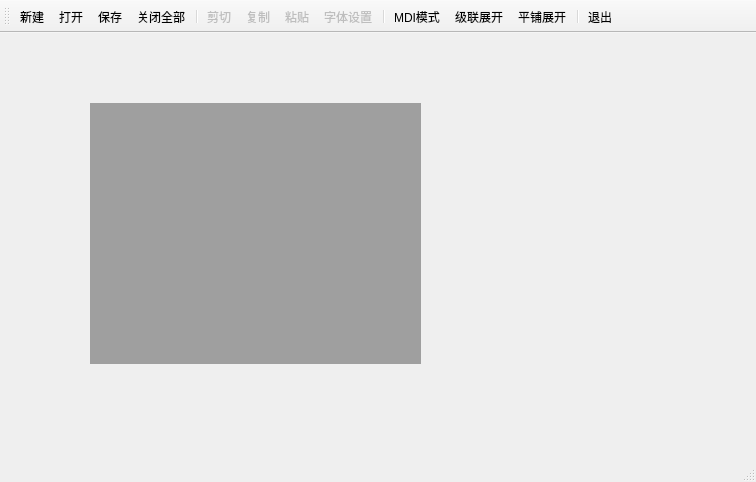
<?xml version="1.0" encoding="UTF-8"?>
<ui version="4.0">
 <class>MainWindow</class>
 <widget class="QMainWindow" name="MainWindow">
  <property name="geometry">
   <rect>
    <x>0</x>
    <y>0</y>
    <width>756</width>
    <height>482</height>
   </rect>
  </property>
  <property name="windowTitle">
   <string>MainWindow</string>
  </property>
  <widget class="QWidget" name="centralwidget">
   <widget class="QMdiArea" name="mdiArea">
    <property name="geometry">
     <rect>
      <x>90</x>
      <y>70</y>
      <width>331</width>
      <height>261</height>
     </rect>
    </property>
   </widget>
  </widget>
  <widget class="QStatusBar" name="statusbar"/>
  <widget class="QToolBar" name="toolBar">
   <property name="windowTitle">
    <string>toolBar</string>
   </property>
   <attribute name="toolBarArea">
    <enum>TopToolBarArea</enum>
   </attribute>
   <attribute name="toolBarBreak">
    <bool>false</bool>
   </attribute>
   <addaction name="action_new"/>
   <addaction name="action_open"/>
   <addaction name="action_save"/>
   <addaction name="action_closeAll"/>
   <addaction name="separator"/>
   <addaction name="action_cut"/>
   <addaction name="action_copy"/>
   <addaction name="action_paste"/>
   <addaction name="action_setFont"/>
   <addaction name="separator"/>
   <addaction name="actionMDI"/>
   <addaction name="action_cascade"/>
   <addaction name="action_tile"/>
   <addaction name="separator"/>
   <addaction name="action_quit"/>
  </widget>
  <action name="action_new">
   <property name="text">
    <string>新建</string>
   </property>
   <property name="toolTip">
    <string>新建</string>
   </property>
   <property name="menuRole">
    <enum>QAction::NoRole</enum>
   </property>
  </action>
  <action name="action_open">
   <property name="text">
    <string>打开</string>
   </property>
   <property name="toolTip">
    <string>打开</string>
   </property>
   <property name="menuRole">
    <enum>QAction::NoRole</enum>
   </property>
  </action>
  <action name="action_save">
   <property name="text">
    <string>保存</string>
   </property>
   <property name="toolTip">
    <string>保存</string>
   </property>
   <property name="menuRole">
    <enum>QAction::NoRole</enum>
   </property>
  </action>
  <action name="action_closeAll">
   <property name="text">
    <string>关闭全部</string>
   </property>
   <property name="menuRole">
    <enum>QAction::NoRole</enum>
   </property>
  </action>
  <action name="action_cut">
   <property name="enabled">
    <bool>false</bool>
   </property>
   <property name="text">
    <string>剪切</string>
   </property>
   <property name="menuRole">
    <enum>QAction::NoRole</enum>
   </property>
  </action>
  <action name="action_copy">
   <property name="enabled">
    <bool>false</bool>
   </property>
   <property name="text">
    <string>复制</string>
   </property>
   <property name="menuRole">
    <enum>QAction::NoRole</enum>
   </property>
  </action>
  <action name="action_paste">
   <property name="enabled">
    <bool>false</bool>
   </property>
   <property name="text">
    <string>粘贴</string>
   </property>
   <property name="menuRole">
    <enum>QAction::NoRole</enum>
   </property>
  </action>
  <action name="action_setFont">
   <property name="enabled">
    <bool>false</bool>
   </property>
   <property name="text">
    <string>字体设置</string>
   </property>
   <property name="menuRole">
    <enum>QAction::NoRole</enum>
   </property>
  </action>
  <action name="actionMDI">
   <property name="checkable">
    <bool>true</bool>
   </property>
   <property name="text">
    <string>MDI模式</string>
   </property>
   <property name="menuRole">
    <enum>QAction::NoRole</enum>
   </property>
  </action>
  <action name="action_cascade">
   <property name="text">
    <string>级联展开</string>
   </property>
   <property name="menuRole">
    <enum>QAction::NoRole</enum>
   </property>
  </action>
  <action name="action_tile">
   <property name="text">
    <string>平铺展开</string>
   </property>
   <property name="menuRole">
    <enum>QAction::NoRole</enum>
   </property>
  </action>
  <action name="action_quit">
   <property name="text">
    <string>  退出</string>
   </property>
   <property name="menuRole">
    <enum>QAction::NoRole</enum>
   </property>
  </action>
 </widget>
 <resources/>
 <connections>
  <connection>
   <sender>action_quit</sender>
   <signal>triggered()</signal>
   <receiver>MainWindow</receiver>
   <slot>close()</slot>
   <hints>
    <hint type="sourcelabel">
     <x>-1</x>
     <y>-1</y>
    </hint>
    <hint type="destinationlabel">
     <x>377</x>
     <y>240</y>
    </hint>
   </hints>
  </connection>
 </connections>
</ui>
